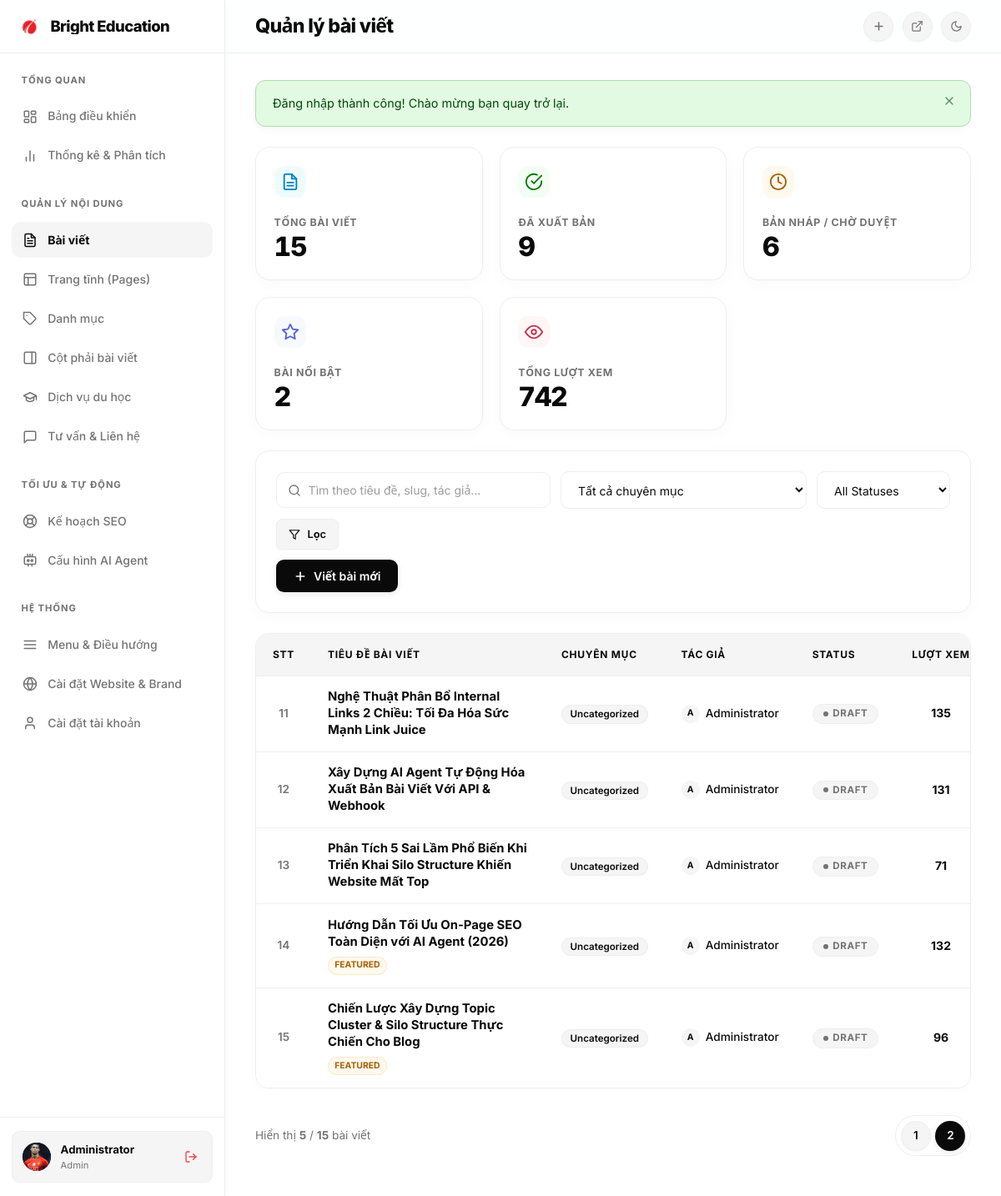
The app's page /admin/posts?page=2 (signed in) with its own data.
### tables this page shows
CREATE TABLE users (
    id INTEGER PRIMARY KEY AUTOINCREMENT,
    username TEXT NOT NULL UNIQUE,
    email TEXT NOT NULL UNIQUE,
    password TEXT NOT NULL,
    full_name TEXT NOT NULL,
    role TEXT NOT NULL DEFAULT 'subscriber' CHECK(role IN ('admin','editor','subscriber')),
    status TEXT NOT NULL DEFAULT 'active' CHECK(status IN ('active','inactive')),
    created_at TEXT NOT NULL DEFAULT (datetime('now','localtime')),
    updated_at TEXT NOT NULL DEFAULT (datetime('now','localtime'))
, avatar TEXT);

CREATE TABLE posts (
    id INTEGER PRIMARY KEY AUTOINCREMENT,
    title TEXT NOT NULL,
    slug TEXT NOT NULL UNIQUE,
    excerpt TEXT,
    content TEXT,
    featured_image TEXT,
    category_id INTEGER,
    author_id INTEGER NOT NULL,
    status TEXT NOT NULL DEFAULT 'draft' CHECK(status IN ('draft','published','archived','ai_draft','pending_review','approved','scheduled')),
    featured INTEGER NOT NULL DEFAULT 0,
    views INTEGER NOT NULL DEFAULT 0,
    meta_title TEXT,
    meta_description TEXT,
    meta_keywords TEXT,
    published_at TEXT,
    created_at TEXT NOT NULL DEFAULT (datetime('now','localtime')),
    updated_at TEXT NOT NULL DEFAULT (datetime('now','localtime')), custom_schema_json TEXT,
    FOREIGN KEY (category_id) REFERENCES categories(id) ON DELETE SET NULL,
    FOREIGN KEY (author_id) REFERENCES users(id) ON DELETE CASCADE
);

### views/admin/posts.php (the view, shortened to what the rows shown need)
<?php
include APP_ROOT . '/views/layouts/admin_header.php';
$currentSearch = $filters['search'] ?? '';
$currentCat = $filters['category_id'] ?? '';
$currentStatus = $filters['status'] ?? '';
$hasFilters = !empty($currentSearch) || !empty($currentCat) || !empty($currentStatus);
?>
<div class="admin-table-container">
    <table class="admin-table">
        <thead>
            <tr>
                <th style="width: 50px; text-align: center;">STT</th>
                <th style="min-width: 280px;">Tiêu đề bài viết</th>
                <th>Chuyên mục</th>
                <th>Tác giả</th>
                <th>Status</th>
                <th style="text-align: center;">Lượt xem</th>
            </tr>
        </thead>
        <tbody>
            <?php if (empty($posts)): ?>
                <tr>
                    <td colspan="8">
                        <div class="empty-state-box">
                            <div class="empty-state-icon">
                                <svg width="24" height="24" viewBox="0 0 24 24" fill="none" stroke="currentColor" stroke-width="2" stroke-linecap="round" stroke-linejoin="round">
                                    <path d="M14 2H6a2 2 0 0 0-2 2v16a2 2 0 0 0 2 2h12a2 2 0 0 0 2-2V8z"/>
                                    <polyline points="14 2 14 8 20 8"/>
                                </svg>
                            </div>
                            <div class="empty-state-title">
                                <?php echo $hasFilters ? 'Không tìm thấy bài viết phù hợp' : 'Chưa có bài viết nào'; ?>
                            </div>
                            <div class="empty-state-desc">
                                <?php echo $hasFilters ? 'Hãy thử tìm kiếm với từ khóa khác hoặc xóa bộ lọc.' : 'Bắt đầu tạo bài viết đầu tiên để chia sẻ nội dung hoặc cho phép AI Agent tạo bản nháp.'; ?>
                            </div>
                            <?php if ($hasFilters): ?>
                                <a href="/admin/posts" class="btn btn-secondary btn-sm">Xóa bộ lọc</a>
                            <?php else: ?>
                                <a href="/admin/posts/create" class="btn btn-sm">Viết bài viết đầu tiên</a>
                            <?php endif; ?>
                        </div>
                    </td>
                </tr>
            <?php else: ?>
                <?php
                $startIndex = ($page - 1) * $per_page;
                foreach ($posts as $idx => $post):
                    $stt = $startIndex + $idx + 1;
                    $statusBadges = [
                        'published' => 'badge-published',
                        'draft' => 'badge-draft',
                        'pending_review' => 'badge-pending',
                        'ai_draft' => 'badge-ai'
                    ];
                    $badgeClass = $statusBadges[$post['status']] ?? 'badge-draft';
                    $statusLabels = [
                        'published' => 'Published',
                        'draft' => 'Draft',
                        'pending_review' => 'Pending Review',
                        'ai_draft' => 'AI Draft',
                        'archived' => 'Archived'
                    ];
                    $statusText = $statusLabels[$post['status']] ?? ucfirst($post['status']);
                ?>
                    <tr>
                        <td style="text-align: center; color: var(--muted-foreground); font-weight: 600; font-size: 0.85rem;">
                            <?php echo $stt; ?>
                        </td>
                        <td>
                            <div style="display: flex; align-items: center; gap: 0.45rem; flex-wrap: wrap;">
                                <a href="/admin/posts/edit/<?php echo $post['id']; ?>" style="font-weight: 700; color: var(--foreground); font-size: 0.925rem; line-height: 1.35; text-decoration: none;">
                                    <?php echo htmlspecialchars($post['title']); ?>
                                </a>
                                <?php if (!empty($post['featured'])): ?>
                                    <span style="font-size: 0.65rem; background: oklch(0.92 0.08 80 / 0.2); color: oklch(0.55 0.18 80); border: 1px solid oklch(0.85 0.1 80 / 0.3); padding: 0.1rem 0.45rem; border-radius: 9999px; font-weight: 700; text-transform: uppercase;">
                                        Featured
                                    </span>
                                <?php endif; ?>
                            </div>
                        </td>
                        <td>
                            <span class="badge-pill-tag">
                                <?php echo htmlspecialchars($post['category_name'] ?? 'Uncategorized'); ?>
                            </span>
                        </td>
                        <td>
                            <div style="display: flex; align-items: center; gap: 0.45rem; font-size: 0.85rem;">
                                <div style="width: 22px; height: 22px; border-radius: 50%; background: var(--secondary); display: flex; align-items: center; justify-content: center; font-size: 0.65rem; font-weight: 700; flex-shrink: 0;">
                                    <?php echo strtoupper(mb_substr($post['author_name'] ?? 'A', 0, 1, 'UTF-8')); ?>
                                </div>
                                <span style="color: var(--foreground); font-weight: 500;"><?php echo htmlspecialchars($post['author_name'] ?? '—'); ?></span>
                            </div>
                        </td>
                        <td>
                            <span class="badge <?php echo $badgeClass; ?>">
                                <?php echo htmlspecialchars($statusText); ?>
                            </span>
                        </td>
                        <td style="text-align: center;">
                            <span style="font-weight: 700; font-size: 0.875rem; color: var(--foreground);">
                                <?php echo number_format($post['views']); ?>
                            </span>
                        </td>
                    </tr>
                <?php endforeach; ?>
            <?php endif; ?>
        </tbody>
    </table>
</div>
<?php include APP_ROOT . '/views/layouts/admin_footer.php'; ?>

### views/layouts/admin_header.php (shortened to what the rows shown need)
<?php
$userName = $_SESSION['user_name'] ?? 'Admin';
$userRole = $_SESSION['user_role'] ?? 'editor';
$userInitial = strtoupper(mb_substr($userName, 0, 1, 'UTF-8'));
$userAvatar = $_SESSION['user_avatar'] ?? null;
if ($userAvatar === null && !empty($_SESSION['user_id'])) {
    $u = \Models\User::findById($_SESSION['user_id']);
    $userAvatar = $u['avatar'] ?? '';
}
?>
<!DOCTYPE html>
<html lang="vi">
<head>
    <link rel="stylesheet" href="/assets/css/style.css?v=<?php echo file_exists(APP_ROOT . '/public/assets/css/style.css') ? filemtime(APP_ROOT . '/public/assets/css/style.css') : '1.0'; ?>">
    <link rel="stylesheet" href="/assets/css/admin.css?v=<?php echo file_exists(APP_ROOT . '/public/assets/css/admin.css') ? filemtime(APP_ROOT . '/public/assets/css/admin.css') : '1.0'; ?>">
</head>
<body>
    <div class="admin-layout">
        <aside class="sidebar" id="adminSidebar">
            <div class="sidebar-footer">
                <div class="sidebar-user-card" style="position: relative;">
                    <a href="/admin/profile" style="display: flex; align-items: center; gap: 0.75rem; text-decoration: none; color: inherit; flex-grow: 1; min-width: 0;" title="Quản lý tài khoản">
                        <?php if (!empty($userAvatar)): ?>
                            <img src="<?php echo htmlspecialchars($userAvatar); ?>" alt="Avatar" class="user-avatar-badge" style="object-fit: cover; padding: 0;">
                        <?php else: ?>
                            <div class="user-avatar-badge"><?php echo htmlspecialchars($userInitial); ?></div>
                        <?php endif; ?>
                        <div class="user-meta-info">
                            <span class="user-meta-name"><?php echo htmlspecialchars($userName); ?></span>
                            <span class="user-meta-role"><?php echo htmlspecialchars($userRole); ?></span>
                        </div>
                    </a>
                </div>
            </div>
        </aside>
        <div class="main-wrapper">
            <header class="admin-topbar">
                <div class="topbar-left">
                    <div class="page-title-wrap">
                        <h1 class="page-title"><?php echo htmlspecialchars($page_title ?? 'Bảng điều khiển'); ?></h1>
                    </div>
                </div>
            </header>
            <main class="admin-main-content">

### records on screen
users: avatar (picture)
posts: stt "11", title "Nghệ Thuật Phân Bổ Internal Links 2 Chiều: Tối Đa Hóa Sức Mạnh Link Juice", category_name "Uncategorized", author.full_name "A", author.full_name "Administrator", status "DRAFT", views "135"
posts: stt "12", title "Xây Dựng AI Agent Tự Động Hóa Xuất Bản Bài Viết Với API & Webhook", category_name "Uncategorized", author.full_name "A", author.full_name "Administrator", status "DRAFT", views "131"
posts: stt "13", title "Phân Tích 5 Sai Lầm Phổ Biến Khi Triển Khai Silo Structure Khiến Website Mất Top", category_name "Uncategorized", author.full_name "A", author.full_name "Administrator", status "DRAFT", views "71"
posts: stt "14", $post['id'] 1 (drawn), title "Hướng Dẫn Tối Ưu On-Page SEO Toàn Diện với AI Agent (2026)", featured "FEATURED", category_name "Uncategorized", author.full_name "A", author.full_name "Administrator", status "DRAFT", views "132"
posts: stt "15", title "Chiến Lược Xây Dựng Topic Cluster & Silo Structure Thực Chiến Cho Blog", featured "FEATURED", category_name "Uncategorized", author.full_name "A", author.full_name "Administrator", status "DRAFT", views "96"

### other values on screen
$siteTitle "Bright Education"
$userName "Administrator"
$userRole "Admin"
$page_title "Quản lý bài viết"
$escapedMsg "Đăng nhập thành công! Chào mừng bạn quay trở lại."
$stats['total'] "15"
$stats['published'] "9"
$stats['drafts'] "6"
$stats['featured'] "2"
$stats['views'] "742"
count($posts) "5"
$total "15"
